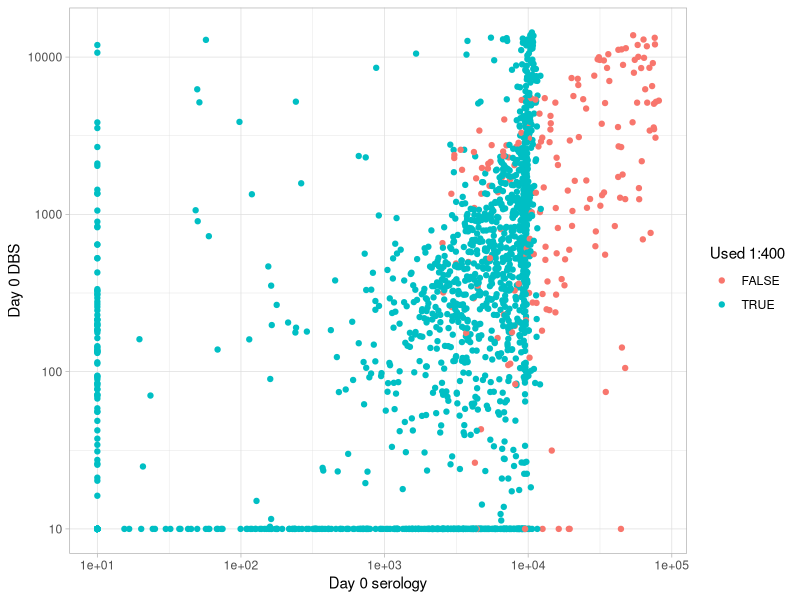
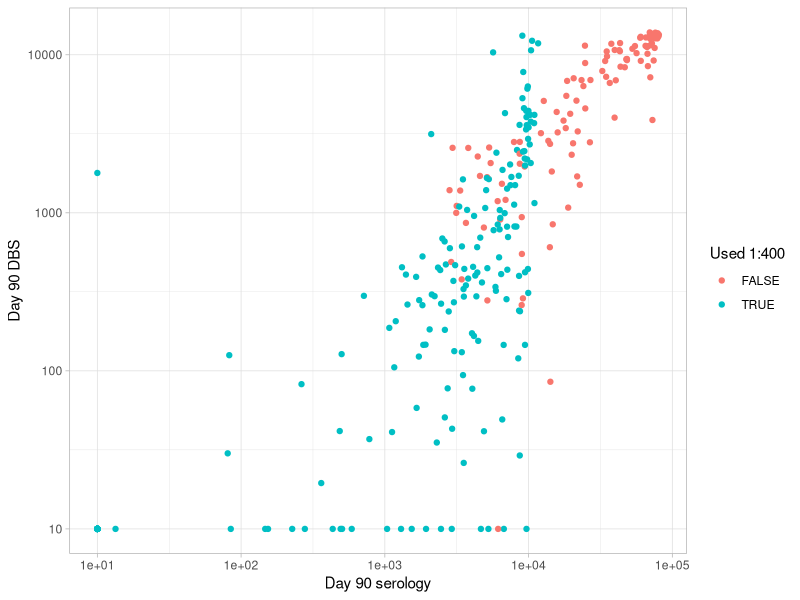
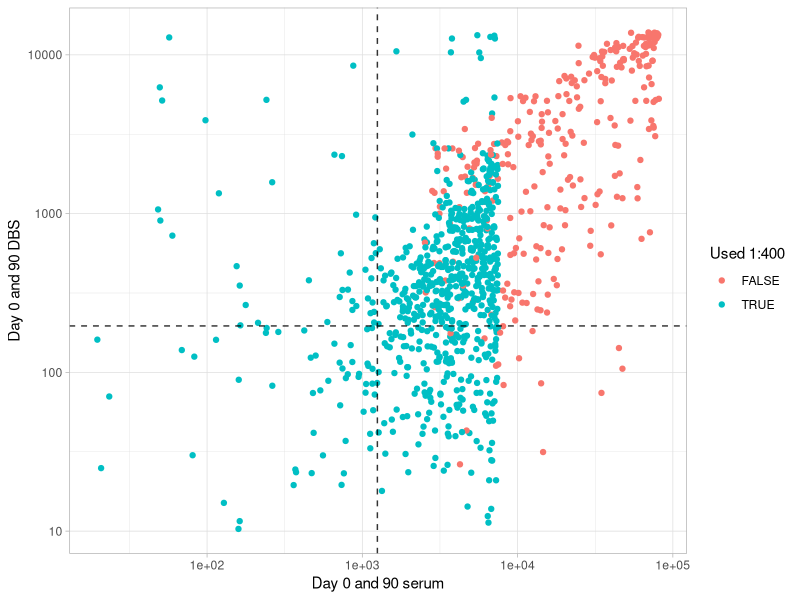

The R source for these figures, in order: (Note: this script raises an error after producing the figures.)
## ---- chunk 1
library(tidyverse)
library(readxl)
library(lubridate)

theme_set(theme_light())
## ---- chunk 2
df_raw = read_excel("Endpoint_review_06_12_2022_latest.xlsx")
## ---- chunk 3
df_pre = df_raw %>% 
  select(subjectno, site, d0_1in50 = "D0 1/50 Serum Ab titre",
         d90_1in50 = "D90 1/50 Serum Ab titre",
         d0_1in400 = "D0 1/400 Serum Ab titre", d90_1in400 = "D90 1/400 Serum Ab titre",
         vac_1in50 = "Day vaccine 1/50 Serum Ab titre",
         vac_1in400 = "Day vaccine 1/400 Serum Ab titre",
         d0_dbs = "D0 DBS 1/66", 
         d30_dbs = "D30 DBS 1/66",
         d60_dbs = "D60 DBS 1/66",
         d90_dbs = "D90 DBS 1/66",
         vac_dbs = "DVaccine DBS 1/66",
         pcr_result = "PCR_Res",
         pcr_date = "Swab date",
         randomisation_date = "Randomisation date",
         model = Model,
         flag = Flag
         ) %>% 
  mutate(pcr_date = as.Date(pcr_date, "%d%b%Y"),
          d0_1in50 = ifelse(d0_1in50<10, 10, d0_1in50),
          d90_1in50 = ifelse(d90_1in50<10, 10, d90_1in50),
          d0_1in400 = ifelse(d0_1in400<10, 10, d0_1in400),
          d90_1in400 = ifelse(d90_1in400<10, 10, d90_1in400),
          vac_1in50 = ifelse(vac_1in50<10, 10, vac_1in50),
          vac_1in400 = ifelse(vac_1in400<10, 10, vac_1in400),
          d0_dbs = ifelse(d0_dbs<10, 10, d0_dbs),
          d30_dbs = ifelse(d30_dbs<10, 10, d30_dbs),
          d60_dbs = ifelse(d60_dbs<10, 10, d60_dbs),
          d90_dbs = ifelse(d90_dbs<10, 10, d90_dbs),
          vac_dbs = ifelse(vac_dbs<10, 10, vac_dbs)
         )
  
## ---- chunk 4
df_pre %>% count(d0_1in400<2500)
## ---- chunk 5
df_pre %>% count(d90_1in400<2500)
## ---- chunk 6
df_pre %>% count(vac_1in400<2500)
## ---- chunk 7
df_pre %>% filter(d0_1in400<2500 | d90_1in400<2500 | vac_1in400<2500) %>% nrow()
## ---- chunk 8
df = df_pre %>% 
  mutate(
    d0_1in400 = ifelse(d0_1in400<2500, NA, d0_1in400),
    d90_1in400 = ifelse(d90_1in400<2500, NA, d90_1in400),
    vac_1in400 = ifelse(vac_1in400<2500, NA, vac_1in400),
  )
## ---- chunk 9
df %>% 
  filter(!is.na(coalesce(d0_1in400, d0_1in50)), !is.na(d0_dbs)) %>% 
  ggplot(aes(x=coalesce(d0_1in400, d0_1in50), y=ifelse(d0_dbs<10,10,d0_dbs), color=is.na(d0_1in400))) +
  geom_point() +
  scale_x_continuous(name = "Day 0 serology", trans='log10') +
  scale_y_continuous(name = "Day 0 DBS", trans='log10') +
  scale_color_discrete(name="Used 1:400") 
## ---- chunk 10
df %>% 
  filter(!is.na(coalesce(d90_1in400, d90_1in50)), !is.na(d90_dbs)) %>% 
  ggplot(aes(x=coalesce(d90_1in400, d90_1in50), y=ifelse(d90_dbs<10,10,d90_dbs), color=is.na(d90_1in400))) +
  geom_point() +
  scale_x_continuous(name = "Day 90 serology", trans='log10') +
  scale_y_continuous(name = "Day 90 DBS", trans='log10') +
  scale_color_discrete(name="Used 1:400")
## ---- chunk 11
plot_df = 
  bind_rows(
      df %>% 
        select(serum_1in50 = d90_1in50, serum_1in400 = d90_1in400, dbs = d90_dbs),
      df %>% 
        select(serum_1in50 = d0_1in50, serum_1in400 = d0_1in400, dbs = d0_dbs)
  ) %>% 
  filter(!is.na(coalesce(serum_1in400, serum_1in50)), !is.na(dbs)) %>% #remove missing data
  filter(!(serum_1in50>7500 & is.na(serum_1in400))) %>% # remove data points missing 1:400 data where should have it
  mutate(serum = coalesce(serum_1in400, serum_1in50)) %>% 
  filter(serum>10, dbs>10)
## ---- chunk 12
m = lm(log10(dbs) ~ log10(serum) + 0, data=plot_df)
summary(m)
(dbs_threshold = as.numeric(10^(predict(m, newdata=tibble(serum=1250)))))
## ---- chunk 13
plot_df %>% 
  ggplot(aes(x=serum, y=dbs, color=is.na(serum_1in400))) +
  geom_point() +
  scale_x_continuous(name = "Day 0 and 90 serum", trans='log10') +
  scale_y_continuous(name = "Day 0 and 90 DBS", trans='log10') +
  scale_color_discrete(name="Used 1:400") +
  theme_light() + 
  geom_vline(xintercept=1250, linetype="dashed", alpha=0.8) +
  geom_hline(yintercept=dbs_threshold, linetype="dashed", alpha=0.8)
## ---- chunk 14
df = df %>% 
  rowwise() %>% 
  mutate(dbs_first = coalesce(d0_dbs, d30_dbs, d60_dbs),
         dbs_last = coalesce(vac_dbs, d90_dbs, d60_dbs, d30_dbs),
         dbs_first_label = case_when(
           !is.na(d0_dbs) ~ 'd0',
           !is.na(d30_dbs) ~ 'd30',
           !is.na(d60_dbs) ~ 'd60'
         ),
         dbs_last_label = case_when(
           !is.na(vac_dbs) ~ 'vaccine',
           !is.na(d90_dbs) ~ 'd90',
           !is.na(d60_dbs) ~ 'd60',
           !is.na(d30_dbs) ~ 'd30'
         ),
         dbs_available = case_when(
           dbs_first_label != dbs_last_label ~ 1,
           TRUE ~ 0
         )
  ) %>% 
  mutate(dbs_ratio = dbs_last/dbs_first)
## ---- chunk 15
df %>% 
  filter(d0_1in50<=10) %>% 
  count(dbs_available==1)
## ---- chunk 16
df %>% filter(is.na(d0_1in50), !is.na(d0_1in400))
## ---- chunk 17
df %>% filter(is.na(d90_1in50), !is.na(d90_1in400))
## ---- chunk 18
df %>% filter(is.na(vac_1in50), !is.na(vac_1in400))
## ---- chunk 19
df = df %>% mutate(
  vaccinated = ifelse(is.na(vac_1in50), 0, 1)
)

df %>% count(vaccinated)
## ---- chunk 20
df %>% 
  filter(!is.na(d90_1in50), !is.na(vac_1in50))
## ---- chunk 21
df = df %>% 
  mutate(last_1in50 = coalesce(vac_1in50, d90_1in50),
      last_1in400 = ifelse(vaccinated == 0, d90_1in400, vac_1in400))
## ---- chunk 22
df = df %>% 
  mutate(
    serum_available = case_when(
      (d0_1in50 < 7500 | d0_1in400 >=2500) & (last_1in50 <7500 | last_1in400 >=2500) ~ 1, #valid results within limits set 
      d0_1in50 < 1250 & last_1in50 >=1250 ~ 1, #seroconversion at 1:50 - so no 1:400 done
      d0_1in50 >= 1250 & last_1in50/d0_1in50 >=4 ~ 1, #4-fold rise at 1:50 - so no 1:400 done
      TRUE ~ 0
    )
  ) 
## ---- chunk 23
df = df %>% 
  mutate(outcome_possible = case_when(
    is.na(d0_1in50) & dbs_available == 0 ~ 'no: no serum or DBS at baseline',
    is.na(last_1in50) & dbs_available == 0 ~ 'no: no serum or DBS at follow up',
    d0_1in50 > 7500 & is.na(d0_1in400) & dbs_available == 0 ~ 'no: baseline 1:50 >7500 and no baseline 1:400',
    d0_1in50 >= 7500/4 & last_1in50 > 7500 & last_1in50/d0_1in50 <4 
    & is.na(last_1in400) & dbs_available == 0 ~ 'no: f/u 1:50 >7500, no f/u 1:400, seeking 4-fold rise w/ 1:400',
    TRUE ~ 'yes: no exclusion met'
  )) 

df %>% 
  count(outcome_possible, serum_available, dbs_available)
## ---- chunk 24
df = df %>% 
  mutate(outcome = case_when(
    str_detect(outcome_possible, 'no:') ~ NA_character_, # if outcome not possible don't record one
    #binary sero-conversion
    serum_available==1 & d0_1in50 < 1250 & last_1in50 >=1250 & last_1in50/d0_1in50 >=4 ~ 'Binary seroconversion and 4-fold rise',
    serum_available==1 & d0_1in50 < 1250 & last_1in50 >=1250 & last_1in50/d0_1in50 <4 ~ 'Binary seroconversion and no 4-fold rise',
    # already sero-positive, 1in50 vs 1in50
    serum_available==1 & d0_1in50 >= 1250 & last_1in50/d0_1in50 >=4  ~ 'Baseline ab positive with 4-fold rise in 1:50',
    # already sero-positive, 1in400 vs 1in400
    serum_available==1 & d0_1in50 >= 1250 & last_1in400/d0_1in400 >=4  ~ 'Baseline ab positive with 4-fold rise in 1:400',
    # already sero-positive, 1in50 vs 1in400 later, with no 1:400 at baseline
    serum_available==1 & d0_1in50 >= 1250 & is.na(d0_1in400) & last_1in400/d0_1in50 >=4  ~ 'Baseline ab positive with 4-fold rise in 1:50 vs 1:400',
    # DBS seroconversion based on look-up value - only allow if serum not available
    serum_available==0 & dbs_first < dbs_threshold & dbs_last >= dbs_threshold & dbs_last/dbs_first >=4 ~ 'DBS binary seroconversion and 4-fold rise',
    serum_available==0 & dbs_first < dbs_threshold & dbs_last >= dbs_threshold & dbs_last/dbs_first <4 ~ 'DBS binary seroconversion and no 4-fold rise',
    # DBS 4-fold rise - only allow if serum not available
    serum_available==0 & dbs_first >= dbs_threshold & dbs_last/dbs_first >=4  ~ 'DBS baseline ab positive with 4-fold rise'
  ))

df %>%  
  count(outcome_possible, outcome) %>% 
  knitr::kable()
## ---- chunk 25
df$type_data = ifelse(df$serum_available==1, 'serum','DBS')
df$type_data[df$serum_available==0 & df$dbs_available==0]='None'
table(df$type_data, useNA = 'ifany')
table(df$type_data, is.na(df$outcome))
write_csv(df, 'Outputs/serology_outcomes.csv')
## ---- chunk 26
df %>% count(outcome_possible, outcome, serum_available, dbs_available) %>% 
  knitr::kable()
